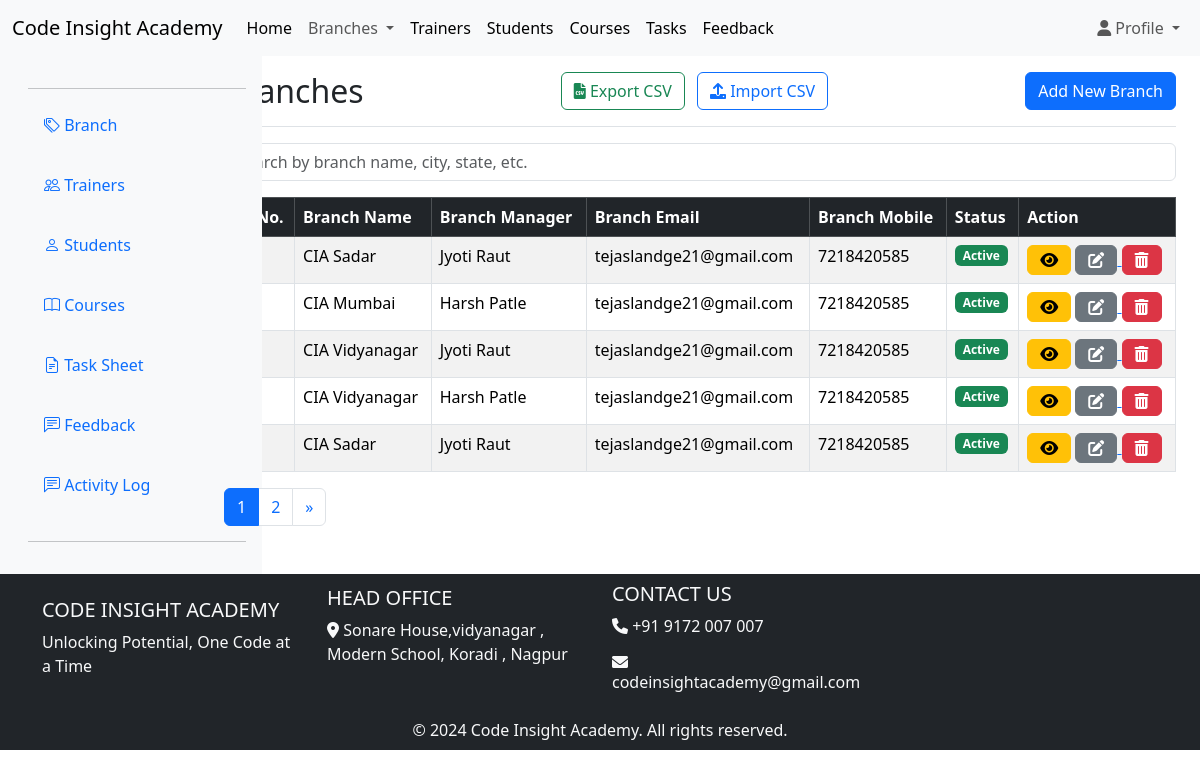
Screenshot of /superadmin/branches.php (signed in) with the database file from the repository.
### tables this page shows
CREATE TABLE `branches` (
  `branch_id` int(11) NOT NULL,
  `branch_name` varchar(255) NOT NULL,
  `branch_address` varchar(255) DEFAULT NULL,
  `city` varchar(100) DEFAULT NULL,
  `state` varchar(100) DEFAULT NULL,
  `contact_number` varchar(20) DEFAULT NULL,
  `email` varchar(255) DEFAULT NULL,
  `branch_manager` varchar(255) DEFAULT NULL,
  `date_established` date DEFAULT NULL,
  `status` enum('active','inactive') DEFAULT NULL,
  `total_employees` int(11) DEFAULT NULL
);

### superadmin/branches.php (the view, shortened to what this page needs)
<?php
include 'log_activity.php';
$records_per_page = 5;
$page = isset($_GET['page']) && is_numeric($_GET['page']) ? intval($_GET['page']) : 1;
$offset = ($page - 1) * $records_per_page;
$sql = "SELECT * FROM branches ORDER BY branch_id DESC LIMIT $records_per_page OFFSET $offset";
$result = mysqli_query($conn, $sql);
$total_result = mysqli_query($conn, "SELECT COUNT(*) as total FROM branches");
$total_records = mysqli_fetch_assoc($total_result)['total'];
$total_pages = ceil($total_records / $records_per_page);
?>
<div style="position: sticky; top:0;">
    <?php include '../includes/header.php'; ?>
</div>
<div class="container-fluid">
    <div class="row">
        <nav id="sidebar" class="col-md-3 col-lg-2 d-none d-md-block bg-light sidebar position-sticky" style="top: 0;">
            <?php include '../includes/sidebar.php'; ?>
        </nav>
        <main class="col-12 col-md-9 ms-sm-auto col-lg-10 px-md-4">
            <div
                class="d-flex justify-content-between flex-wrap flex-md-nowrap align-items-center pt-3 pb-2 mb-3 border-bottom">
                <h2>Branches</h2>
                <div>
                    <a href="#" class="btn btn-outline-success mb-2 me-2" id="exportCSV">
                        <i class="fas fa-file-csv"></i> Export CSV
                    </a>
                    <a href="#" class="btn btn-outline-primary mb-2" data-bs-toggle="modal"
                        data-bs-target="#importModal">
                        <i class="fas fa-upload"></i> Import CSV
                    </a>
                </div>
                <a href="../add/add_branch.php" class="btn btn-primary mb-2">Add New Branch</a>
            </div>
            <form id="searchForm">
                <div class="form-group d-flex">
                    <input type="text" id="searchQuery" name="search_query" class="form-control"
                        placeholder="Search by branch name, city, state, etc.">
                </div>
            </form>
            <div class="table-responsive" id="branchResults">
                <table class="table table-striped table-bordered">
                    <thead class="table-dark">
                        <tr>
                            <th scope="col">Sr. No.</th>
                            <th scope="col">Branch Name</th>
                            <th scope="col">Branch Manager</th>
                            <th scope="col">Branch Email</th>
                            <th scope="col">Branch Mobile</th>
                            <th scope="col">Status</th>
                            <th scope="col">Action</th>
                        </tr>
                    </thead>
                    <tbody>
                        <?php
                        if (mysqli_num_rows($result) > 0) {
                            $srno = 1;
                            while ($row = mysqli_fetch_assoc($result)) {
                                echo '<tr>';
                                echo '<th scope="row">' . $srno . '</th>';
                                echo '<td>' . $row['branch_name'] . '</td>';
                                echo '<td>' . $row['branch_manager'] . '</td>';
                                echo '<td>' . $row['email'] . '</td>';
                                echo '<td>' . $row['contact_number'] . '</td>';
                                echo '<td>';
                                if ($row['status'] == 'active') {
                                    echo '<span class="badge bg-success">Active</span>';
                                } else {
                                    echo '<span class="badge bg-danger">Inactive</span>';
                                }
                                echo '</td>';
                                echo '<td>
                                    <a href="branch_details.php?id=' . $row['branch_id'] . '"><button class="btn btn-warning fas fa-eye"></button></a>
                                    <a href="../edit/edit_branch.php?id=' . $row['branch_id'] . '">
                                        <button class="btn btn-secondary fas fa-edit"></button>
                                    </a>
                                    <a href="../delete/delete_branch.php?id=' . $row['branch_id'] . '" onclick="return confirm(\'Are you sure you want to delete this ' . $row['branch_name'] . '?\');">
                                        <button class="btn btn-danger fas fa-trash-alt"></button>
                                    </a>
                                </td>';
                                echo '</tr>';
                                $srno++;
                            }
                        } else {
                            echo '<tr><td colspan="7">No branches found.</td></tr>';
                        }
                        ?>
                    </tbody>
                </table>
                <nav aria-label="Page navigation example">
                    <ul class="pagination">
                        <?php for ($i = 1; $i <= $total_pages; $i++): ?>
                            <li class="page-item <?php if ($i == $page)
                                echo 'active'; ?>">
                                <a class="page-link" href="?page=<?php echo $i; ?>"><?php echo $i; ?></a>
                            </li>
                        <?php endfor; ?>
                        <?php if ($page < $total_pages): ?>
                            <li class="page-item">
                                <a class="page-link" href="?page=<?php echo $page + 1; ?>" aria-label="Next">
                                    <span aria-hidden="true">&raquo;</span>
                                </a>
                            </li>
                        <?php endif; ?>
                    </ul>
                </nav>
            </div>
        </main>
    </div>
</div>
<?php
include '../includes/footer.php';
?>

### rows the page displays
branches: branch_name "CIA Sadar", branch_manager "Jyoti Raut", email "tejaslandge21@gmail.com", contact_number "7218420585", status "Active"
branches: branch_name "CIA Mumbai", branch_manager "Harsh Patle", email "tejaslandge21@gmail.com", contact_number "7218420585", status "Active"
branches: branch_name "CIA Vidyanagar", branch_manager "Jyoti Raut", email "tejaslandge21@gmail.com", contact_number "7218420585", status "Active"
branches: branch_name "CIA Vidyanagar", branch_manager "Harsh Patle", email "tejaslandge21@gmail.com", contact_number "7218420585", status "Active"
branches: branch_name "CIA Sadar", branch_manager "Jyoti Raut", email "tejaslandge21@gmail.com", contact_number "7218420585", status "Active"
